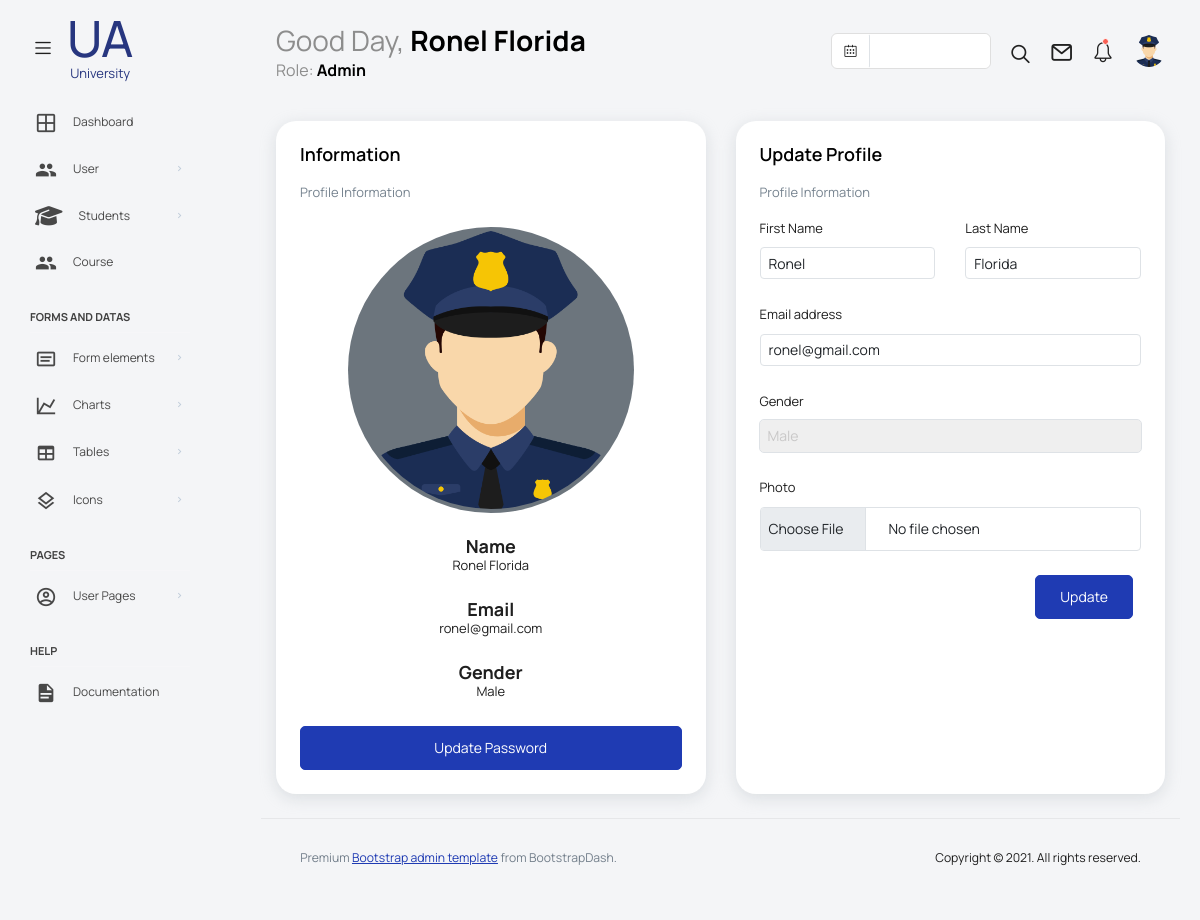
Screenshot of /user/userProfile.php (signed in) with the database file from the repository.
### tables this page shows
CREATE TABLE `account` (
  `id` int(11) NOT NULL,
  `fname` varchar(150) NOT NULL,
  `lname` varchar(150) NOT NULL,
  `gender` varchar(7) NOT NULL,
  `role` varchar(150) NOT NULL,
  `email` varchar(150) NOT NULL,
  `password` varchar(255) NOT NULL,
  `photo` varchar(255) NOT NULL,
  `dateRegister` date NOT NULL DEFAULT current_timestamp()
);

### user/userProfile/userProfile.php (called while the page is built, shortened)
<?php
    include_once('../database/config.php');
    $userID = $_SESSION['id'];
    $getQuery = "SELECT * FROM account WHERE id=$userID LIMIT 1";
    $userData = $connection->query($getQuery);
    $user = $userData->fetch_assoc();
?>

### user/userProfile.php (the view, shortened to what this page needs)
<?php include_once('../partials/head.php') ?>
<?php include_once('./userProfile/userProfile.php') ?>
    <div class="container-scroller">
        <?php include_once('../partials/navigation.php') ?>
        <div class="container-fluid page-body-wrapper">
            <?php include_once("../partials/sidebar.php") ?>
            <div class="main-panel">
                <div class="content-wrapper">
                    <div class="row">
                        <div class="col-md-6 grid-margin stretch-card">
                            <div class="card">
                                <div class="card-body">
                                    <h4 class="card-title">Information</h4>
                                    <p class="card-description mb-4">
                                        Profile Information
                                    </p>
                                    <div class="forms-sample">
                                        <div class="w-100 d-flex align-items-center justify-content-center">
                                            <div class="form-group w-75 d-flex align-items-center justify-content-center rounded-circle p-1 bg-secondary">
                                                <img
                                                src="<?php if ($user['photo'] === "default.png") { ?>
                                                            ./img/default/<?php echo $user['photo'] ?>
                                                        <?php } else { ?>
                                                            ./img/<?php echo $user['photo'] ?>
                                                        <?php } ?>"
                                                class="w-100 rounded-circle" alt="">
                                            </div>
                                        </div>
                                        <div class="mb-4 text-center">
                                            <h4 class="m-0 fw-bolder">Name</h4>
                                            <p><?php echo $user['fname']." ".$user['lname'] ?></p>
                                        </div>
                                        <div class="mb-4 text-center">
                                            <h4 class="m-0 fw-bolder">Email</h4>
                                            <p><?php echo $user['email'] ?></p>
                                        </div>
                                        <div class="mb-4 text-center">
                                            <h4 class="m-0 fw-bolder">Gender</h4>
                                            <p><?php echo $user['gender'] ?></p>
                                        </div>
                                        <div class="w-100">
                                            <button
                                                type="button"
                                                class="btn btn-primary w-100"
                                                data-bs-toggle="modal"
                                                data-bs-target="#exampleModal"
                                            >
                                                Update Password
                                            </button>
                                        </div>
                                    </div>
                                </div>
                            </div>
                        </div>
                        <div class="col-md-6 grid-margin stretch-card">
                            <div class="card">
                                <div class="card-body">
                                    <h4 class="card-title">Update Profile</h4>
                                    <p class="card-description">
                                        Profile Information
                                    </p>
                                    <form class="forms-sample" method="POST" enctype="multipart/form-data">
                                        <div class="row">
                                            <div class="col form-group">
                                                <label for="fname">First Name</label>
                                                <input
                                                    type="text"
                                                    class="px-2 form-control"
                                                    id="fname"
                                                    placeholder="First Name"
                                                    name="fname"
                                                    value="<?php echo $user['fname'] ?>"
                                                >
                                            </div>
                                            <div class="col form-group">
                                                <label for="lname">Last Name</label>
                                                <input
                                                    type="text"
                                                    class="px-2 form-control"
                                                    id="lname"
                                                    placeholder="Last Name"
                                                    name="lname"
                                                    value="<?php echo $user['lname'] ?>"
                                                >
                                            </div>
                                        </div>
                                        <div class="form-group">
                                            <label for="email">Email address</label>
                                            <input
                                                type="email"
                                                class="px-2 form-control"
                                                id="email"
                                                placeholder="Email"
                                                name="email"
                                                value="<?php echo $user['email'] ?>"
                                            >
                                        </div>
                                        <div class="form-group">
                                            <label for="gender">Gender</label>
                                            <select name="gender" id="gender" class="px-2 form-control">
                                                <option
                                                    value="Male"
                                                    <?php if ($user['gender'] === "Male") { ?>
                                                        selected
                                                    <?php } ?>
                                                >
                                                    Male
                                                </option>
                                            </select>
                                        </div>
                                        <div class="form-group">
                                            <label for="user_image">Photo</label>
                                            <input type="file" class="px-2 h-auto form-control" id="user_image" name="user_image">
                                        </div>
                                        <div class="w-100 d-flex justify-content-end">
                                            <button type="submit" class="btn btn-primary me-2" name="update">Update</button>
                                        </div>
                                    </form>
                                </div>
                            </div>
                        </div>
                        <footer class="footer">
                            <div class="d-sm-flex justify-content-center justify-content-sm-between">
                                <span class="text-muted text-center text-sm-left d-block d-sm-inline-block">Premium <a href="https://www.bootstrapdash.com/" target="_blank">Bootstrap admin template</a> from BootstrapDash.</span>
                                <span class="float-none float-sm-right d-block mt-1 mt-sm-0 text-center">Copyright © 2021. All rights reserved.</span>
                            </div>
                        </footer>
                    </div>
                </div>
            </div>
        </div>
    </div>
<?php include_once('../partials/footer.php') ?>

### rows the page displays
account: photo (picture), fname "Ronel", lname "Florida", email "ronel@gmail.com", gender "Male"

### other values shown
$user_name "Ronel Florida"
$_SESSION['role'] "Admin"
